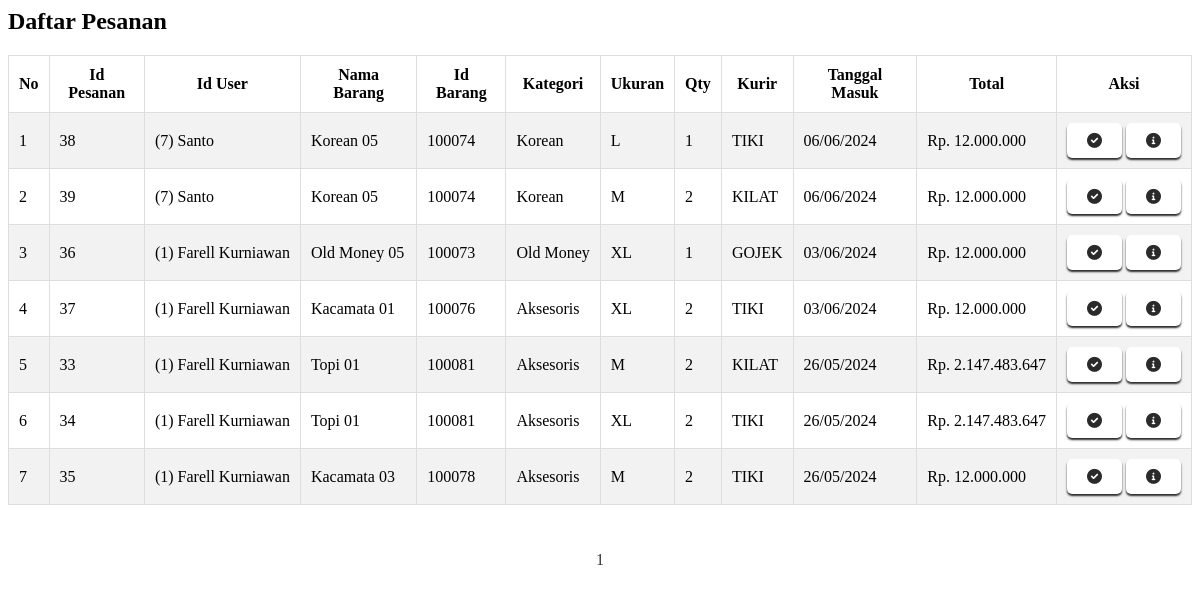
Screenshot of /admin/page/admin/pesanan/pesanan.php with the database file from the repository.
### tables this page shows
CREATE TABLE `tbl_pesanan` (
  `id_pesanan` int(100) NOT NULL,
  `id_user` int(100) NOT NULL,
  `id_barang` int(100) NOT NULL,
  `ukuran` varchar(5) NOT NULL,
  `qty` int(50) NOT NULL,
  `kurir` varchar(15) NOT NULL,
  `date_in` int(11) NOT NULL,
  `total` int(100) NOT NULL
);

CREATE TABLE `tbl_users` (
  `id_user` int(11) NOT NULL,
  `fullname` varchar(100) NOT NULL,
  `email` varchar(100) NOT NULL,
  `alamat` varchar(255) DEFAULT NULL,
  `nomor_telepon` varchar(20) DEFAULT NULL,
  `username` varchar(50) NOT NULL,
  `password` varchar(255) NOT NULL,
  `title` varchar(50) NOT NULL DEFAULT 'user'
);

CREATE TABLE `tbl_barang` (
  `id_barang` int(100) NOT NULL,
  `nama_barang` varchar(100) NOT NULL,
  `kategori` varchar(100) NOT NULL,
  `deskripsi` text NOT NULL,
  `harga` int(20) NOT NULL,
  `stok` int(5) NOT NULL,
  `created` timestamp NOT NULL DEFAULT CURRENT_TIMESTAMP,
  `nama_image` varchar(50) NOT NULL,
  `type_image` varchar(50) NOT NULL,
  `size_image` bigint(20) NOT NULL
);

### admin/page/admin/pesanan/pesanan.php (the view, shortened to what this page needs)
<link rel="stylesheet" href="https://unpkg.com/boxicons@2.1.4/css/boxicons.min.css">
<link rel="stylesheet" href="https://cdnjs.cloudflare.com/ajax/libs/font-awesome/6.0.0-beta3/css/all.min.css">
<div id="box">
  <?php
  include 'koneksi/koneksi.php';
  $hal = isset($_GET['hal']) ? $_GET['hal'] : 1;
  $batas = 10;
  $posisi = ($hal - 1) * $batas;
  $query = $conn->prepare("SELECT * FROM tbl_pesanan
                          JOIN tbl_barang ON tbl_pesanan.id_barang=tbl_barang.id_barang
                          JOIN tbl_users ON tbl_pesanan.id_user=tbl_users.id_user
                          ORDER BY date_in DESC");
  $query->execute();
  $data = $query->fetchAll();
  ?>
  <h2>Daftar Pesanan</h2>
  <table class="news">
    <tr>
      <th style="text-align: center;">No</th>
      <th style="text-align: center;">Id Pesanan</th>
      <th style="text-align: center;">Id User</th>
      <th style="text-align: center;">Nama Barang</th>
      <th style="text-align: center;">Id Barang</th>
      <th style="text-align: center;">Kategori</th>
      <th style="text-align: center;">Ukuran</th>
      <th style="text-align: center;">Qty</th>
      <th style="text-align: center;">Kurir</th>
      <th style="text-align: center;">Tanggal Masuk</th>
      <th style="text-align: center;">Total</th>
      <th style="text-align: center;">Aksi</th>
    </tr>
    <?php
    $no = $posisi + 1;
    foreach ($data as $value): ?>
      <tr>
        <td style="white-space: nowrap;"><?php echo $no; ?></td>
        <td style="white-space: nowrap;"><?php echo $value['id_pesanan'] ?></td>
        <td style="white-space: nowrap;"><?php echo "(" . $value['id_user'] . ") " . $value['fullname'] ?></td>
        <td style="white-space: nowrap;"><?php echo $value['nama_barang'] ?></td>
        <td style="white-space: nowrap;"><?php echo $value['id_barang'] ?></td>
        <td style="white-space: nowrap;"><?php echo $value['kategori'] ?></td>
        <td style="white-space: nowrap;"><?php echo $value['ukuran'] ?></td>
        <td style="white-space: nowrap;"><?php echo $value['qty'] ?></td>
        <td style="white-space: nowrap;"><?php echo $value['kurir'] ?></td>
        <td style="white-space: nowrap;"><?php echo date('d/m/Y', strtotime($value['date_in'])); ?></td>
        <td style="white-space: nowrap;"><?php echo "Rp. " . number_format($value['harga'], 0, ',', '.') ?></td>
        <td style="white-space: nowrap;">
          <a class="tombol-biru" href="?page=edit_produk&id=<?php echo $value['id_barang']; ?>"><i class="fas fa-check-circle"></i></a>
          <a class="tombol-merah" href="?page=pesanan_detail&id=<?php echo $value['id_pesanan']; ?>"><i class="fas fa-info-circle"></i></a>
        </td>
      </tr>
      <?php
      $no++;
    endforeach;
    ?>
  </table>
  <br>
  <?php
  $semua = $conn->prepare("SELECT * FROM tbl_pesanan");
  $semua->execute();
  $jmldata = $semua->rowCount();
  $jmlhal = ceil($jmldata / $batas);
  echo "<div class='paging'>";
  for ($i = 1; $i <= $jmlhal; $i++) {
    if ($i == $hal) {
      echo "<span class='current'>$i</span>";
    } else {
      echo "<span><a href='?page=barang&hal=$i'>$i</a></span>";
    }
  }
  echo "</div>";
  ?>
</div>

### admin/page/admin/pesanan/pesanan.php (style rules this page uses)
.news { width: 100%; border-collapse: collapse; margin-top: 20px; }
.news th, .news td { padding: 10px; border: 1px solid #ddd; text-align: left; }
.news tr:nth-child(even) { background-color: #f2f2f2; }
.tombol-biru, .tombol-merah { background-color: #fff; font-size: 15px; color: #2a2a2a; padding: 10px 20px; text-decoration: none; border-radius: 5px; transition: background-color 0.3s, transform 0.3s; display: inline-block; font-weight: bold; box-shadow: 0 2px 2px #2a2a2a; }
.paging { margin-top: 20px; text-align: center; }
.paging span, .paging a { display: inline-block; padding: 6px 12px; margin: 2px; border-radius: 4px; cursor: pointer; text-decoration: none; color: #333; }
#box { animation: fadeIn 0.5s ease; }

### rows the page displays
tbl_pesanan: id_pesanan "38", id_user.id_user "7", id_user.fullname "Santo", id_barang.nama_barang "Korean 05", id_barang.id_barang "100074", id_barang.kategori "Korean", ukuran "L", qty "1", kurir "TIKI", date_in "06/06/2024", id_barang.harga "12.000.000"
tbl_pesanan: id_pesanan "39", id_user.id_user "7", id_user.fullname "Santo", id_barang.nama_barang "Korean 05", id_barang.id_barang "100074", id_barang.kategori "Korean", ukuran "M", qty "2", kurir "KILAT", date_in "06/06/2024", id_barang.harga "12.000.000"
tbl_pesanan: id_pesanan "36", id_user.id_user "1", id_user.fullname "Farell Kurniawan", id_barang.nama_barang "Old Money 05", id_barang.id_barang "100073", id_barang.kategori "Old Money", ukuran "XL", qty "1", kurir "GOJEK", date_in "03/06/2024", id_barang.harga "12.000.000"
tbl_pesanan: id_pesanan "37", id_user.id_user "1", id_user.fullname "Farell Kurniawan", id_barang.nama_barang "Kacamata 01", id_barang.id_barang "100076", id_barang.kategori "Aksesoris", ukuran "XL", qty "2", kurir "TIKI", date_in "03/06/2024", id_barang.harga "12.000.000"
tbl_pesanan: id_pesanan "33", id_user.id_user "1", id_user.fullname "Farell Kurniawan", id_barang.nama_barang "Topi 01", id_barang.id_barang "100081", id_barang.kategori "Aksesoris", ukuran "M", qty "2", kurir "KILAT", date_in "26/05/2024", id_barang.harga "2.147.483.647"
tbl_pesanan: id_pesanan "34", id_user.id_user "1", id_user.fullname "Farell Kurniawan", id_barang.nama_barang "Topi 01", id_barang.id_barang "100081", id_barang.kategori "Aksesoris", ukuran "XL", qty "2", kurir "TIKI", date_in "26/05/2024", id_barang.harga "2.147.483.647"
tbl_pesanan: id_pesanan "35", id_user.id_user "1", id_user.fullname "Farell Kurniawan", id_barang.nama_barang "Kacamata 03", id_barang.id_barang "100078", id_barang.kategori "Aksesoris", ukuran "M", qty "2", kurir "TIKI", date_in "26/05/2024", id_barang.harga "12.000.000"
